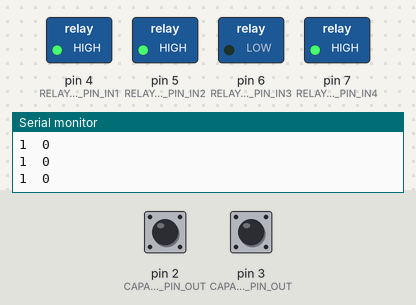
The sketch below on a simulated Arduino Uno, built with avr-gcc and run on an emulated ATmega328P. Parts: switched loads named in the sketch (green lamp = pin HIGH), the last lines printed to the serial monitor. The inputs (shaded band) are chosen by the test bench; at power-on: pin 2 (CAPACITIVETOUCHTOGGLE5V_1_PIN1_PIN_OUT) HIGH, pin 3 (CAPACITIVETOUCHTOGGLE5V_2_PIN2_PIN_OUT) LOW.

Above: at 1.2 s.
1.3 s: pin 2 (CAPACITIVETOUCHTOGGLE5V_1_PIN1_PIN_OUT) pulled LOW for 0.15 s
At 1.4 s:
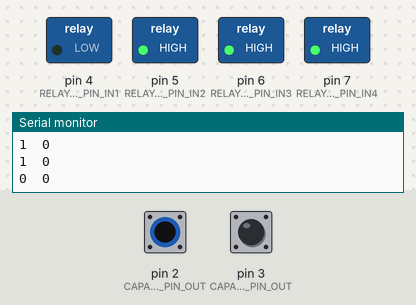
3.0 s: pin 3 (CAPACITIVETOUCHTOGGLE5V_2_PIN2_PIN_OUT) pulled HIGH for 0.15 s
At 3.1 s:
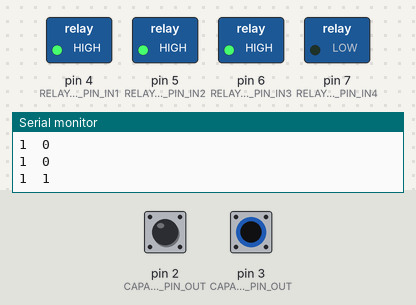
4.7 s: pin 3 (CAPACITIVETOUCHTOGGLE5V_2_PIN2_PIN_OUT) pulled HIGH for 3.2 s
At 8.5 s:
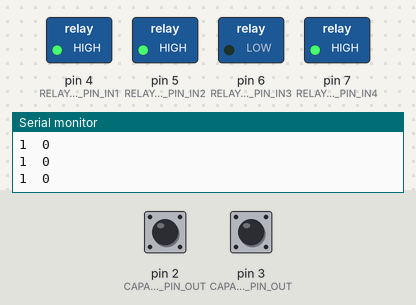
9.4 s: pin 2 (CAPACITIVETOUCHTOGGLE5V_1_PIN1_PIN_OUT) pulled LOW for 3.2 s
At 9.7 s:
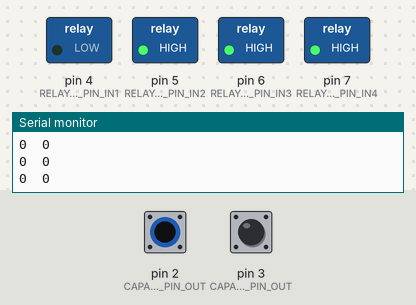
14.1 s: pin 2 (CAPACITIVETOUCHTOGGLE5V_1_PIN1_PIN_OUT) driven LOW and pin 3 (CAPACITIVETOUCHTOGGLE5V_2_PIN2_PIN_OUT) driven HIGH
At 14.8 s:
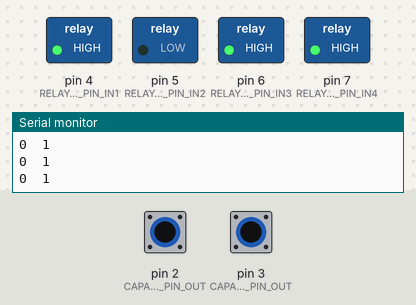
Timing chart, 0 to 16.6 s (numbered marks = the images above; inputs shaded):
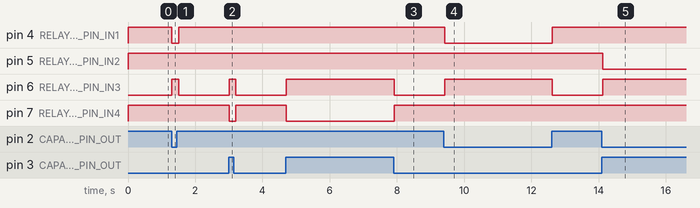

The sketch:

relay_touch.ino
```cpp
// Include Libraries
#include "Arduino.h"


// Pin Definitions
#define CAPACITIVETOUCHTOGGLE5V_1_PIN1_PIN_OUT	2
#define CAPACITIVETOUCHTOGGLE5V_2_PIN2_PIN_OUT	3
#define RELAYMODULE4CH_PIN_IN1	4
#define RELAYMODULE4CH_PIN_IN2	5
#define RELAYMODULE4CH_PIN_IN3	6
#define RELAYMODULE4CH_PIN_IN4	7


// Global variables and defines
//define an array for the 4ch relay module pins
int RelayModule4chPins[] = { RELAYMODULE4CH_PIN_IN1, RELAYMODULE4CH_PIN_IN2, RELAYMODULE4CH_PIN_IN3, RELAYMODULE4CH_PIN_IN4 };
// object initialization


// Setup the essentials for your circuit to work. It runs first every time your circuit is powered with electricity.
void setup()
{
  // Setup Serial which is useful for debugging
  // Use the Serial Monitor to view printed messages
  Serial.begin(9600);
  while (!Serial) ; // wait for serial port to connect. Needed for native USB
  Serial.println("start");

  pinMode(RELAYMODULE4CH_PIN_IN1, OUTPUT);
  pinMode(RELAYMODULE4CH_PIN_IN2, OUTPUT);
  pinMode(RELAYMODULE4CH_PIN_IN3, OUTPUT);
  pinMode(RELAYMODULE4CH_PIN_IN4, OUTPUT);

}

// Main logic of your circuit. It defines the interaction between the components you selected. After setup, it runs over and over again, in an eternal loop.
void loop()
{
  bool capSensor1 = digitalRead(CAPACITIVETOUCHTOGGLE5V_1_PIN1_PIN_OUT);
  bool capSensor2 = digitalRead(CAPACITIVETOUCHTOGGLE5V_2_PIN2_PIN_OUT);
  Serial.print(capSensor1);
  Serial.print("\t");
  Serial.println(capSensor2);

  int relayIdx = 0 ;

  // 0-0
  if (!capSensor1 && !capSensor2)
    relayIdx = 0;
  //0-1
  else if (!capSensor1 && capSensor2)
    relayIdx = 1;
  //1-0
  else if (capSensor1 && !capSensor2)
    relayIdx = 2;
  else
    relayIdx = 3;


  for (int i = 0; i < 4; i++) {
    if (i == relayIdx)
    {
      digitalWrite(RelayModule4chPins[i], LOW);
    }
    else
      digitalWrite(RelayModule4chPins[i], HIGH);
  }

  delay(100);
}
```

Measured:
- after the input at 1.3 s, pin 4 (RELAYMODULE4CH_PIN_IN1): HIGH → LOW at once, → HIGH 0.20 s later; pin 6 (RELAYMODULE4CH_PIN_IN3): LOW → HIGH at once, → LOW 0.20 s later
- after the input at 3.0 s, pin 6 (RELAYMODULE4CH_PIN_IN3): LOW → HIGH at once, → LOW 0.20 s later; pin 7 (RELAYMODULE4CH_PIN_IN4): HIGH → LOW at once, → HIGH 0.20 s later
- after the input at 4.7 s, pin 6 (RELAYMODULE4CH_PIN_IN3): LOW → HIGH at once, → LOW 3.2 s later; pin 7 (RELAYMODULE4CH_PIN_IN4): HIGH → LOW at once, → HIGH 3.2 s later
- after the input at 9.4 s, pin 4 (RELAYMODULE4CH_PIN_IN1): HIGH → LOW at once, → HIGH 3.2 s later; pin 6 (RELAYMODULE4CH_PIN_IN3): LOW → HIGH at once, → LOW 3.2 s later
- after the input at 14.1 s, pin 5 (RELAYMODULE4CH_PIN_IN2): HIGH → LOW at once; pin 6 (RELAYMODULE4CH_PIN_IN3): LOW → HIGH at once
